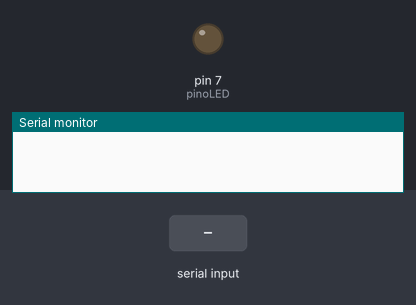
Bench run of a sketch on a simulated Arduino Uno, built with avr-gcc and run on an emulated ATmega328P. Parts: output pins drawn as LEDs (lit = HIGH), the last lines printed to the serial monitor. The inputs (shaded band) are chosen by the test bench.

Above: at 1.2 s.
1.3 s: "l" received over Serial
At 3.2 s:
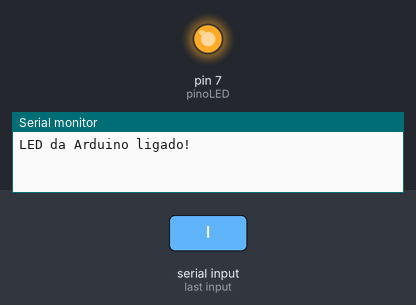
3.5 s: "d" received over Serial
At 4.8 s:
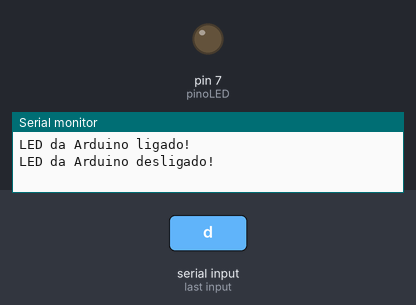
Timing chart, 0 to 6.5 s (numbered marks = the images above; inputs shaded):
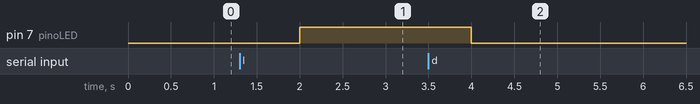

Measured:
- after the input at 1.3 s, pin 7 (pinoLED): LOW → HIGH after 0.70 s
- after the input at 3.5 s, pin 7 (pinoLED): HIGH → LOW after 0.50 s

The sketch:

serial_blink.ino
```cpp
/*
 Controle de LED por comunicação serial
*/

char valorSerial = 0;
int pinoLED = 7;

void setup() {
  Serial.begin(9600);
  pinMode(pinoLED, OUTPUT);
}

void loop() {
  if (Serial.available() > 0) {
        valorSerial = Serial.read();
        if (valorSerial == 'l') {
            digitalWrite(pinoLED, HIGH);
            Serial.println("LED da Arduino ligado!");
        }
        else if (valorSerial == 'd') {
            digitalWrite(pinoLED, LOW);
            Serial.println("LED da Arduino desligado!");
        }
  }
  delay(1000);
}
```
